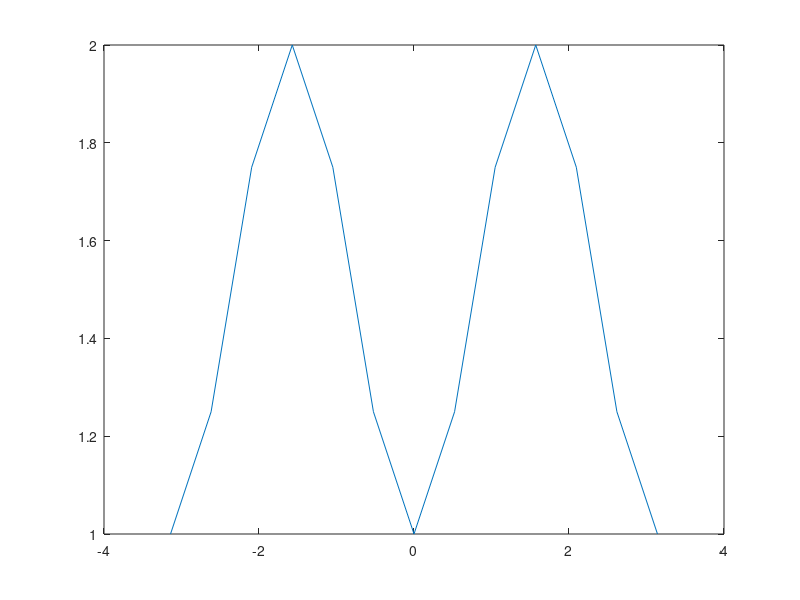

Write the MATLAB code that produced this figure.
clear
clc

%%
% %array (vektor) inncrement
% x = -1:.1:1;
% y = [];
% i = 1;
% while i<=length(x)
%     y(i)=x(i);
%     i = i+1;
% end
% plot(x,y)

%%
% % contoh kasus y=x^3+2x
% x = -1:.1:1
% y = [] %nilai setiap x akan masuk ke dalam y (append array)
% i = 1
% while i<=length(x)
%     y(i)=x(i)^3+2*x(i)
%     i = i+1
% end
% plot(x,y)


%%
%misal fungsi trigonometri y=sin^2(x)+1, x=-pi:pi/6:pi
x = -pi:pi/6:pi
y = []
i = 1
while i<=length(x)
    y(i) = sin(x(i))^2+1
    i = i+1
end

%plot
plot(x,y)